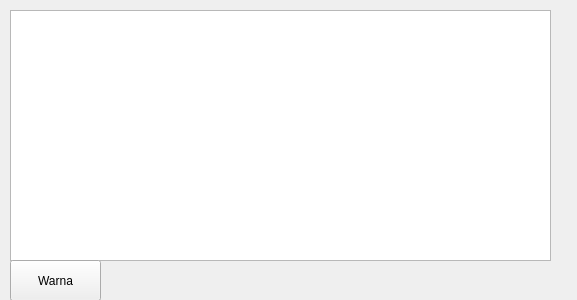
<?xml version="1.0" encoding="UTF-8"?>
<ui version="4.0">
 <class>Form</class>
 <widget class="QWidget" name="Form">
  <property name="geometry">
   <rect>
    <x>0</x>
    <y>0</y>
    <width>577</width>
    <height>300</height>
   </rect>
  </property>
  <property name="windowTitle">
   <string>Demo QColorDialog</string>
  </property>
  <widget class="QTextEdit" name="textEdit">
   <property name="geometry">
    <rect>
     <x>10</x>
     <y>10</y>
     <width>541</width>
     <height>251</height>
    </rect>
   </property>
  </widget>
  <widget class="QPushButton" name="pushButton">
   <property name="geometry">
    <rect>
     <x>10</x>
     <y>260</y>
     <width>91</width>
     <height>41</height>
    </rect>
   </property>
   <property name="text">
    <string>Warna</string>
   </property>
  </widget>
 </widget>
 <resources/>
 <connections/>
</ui>
